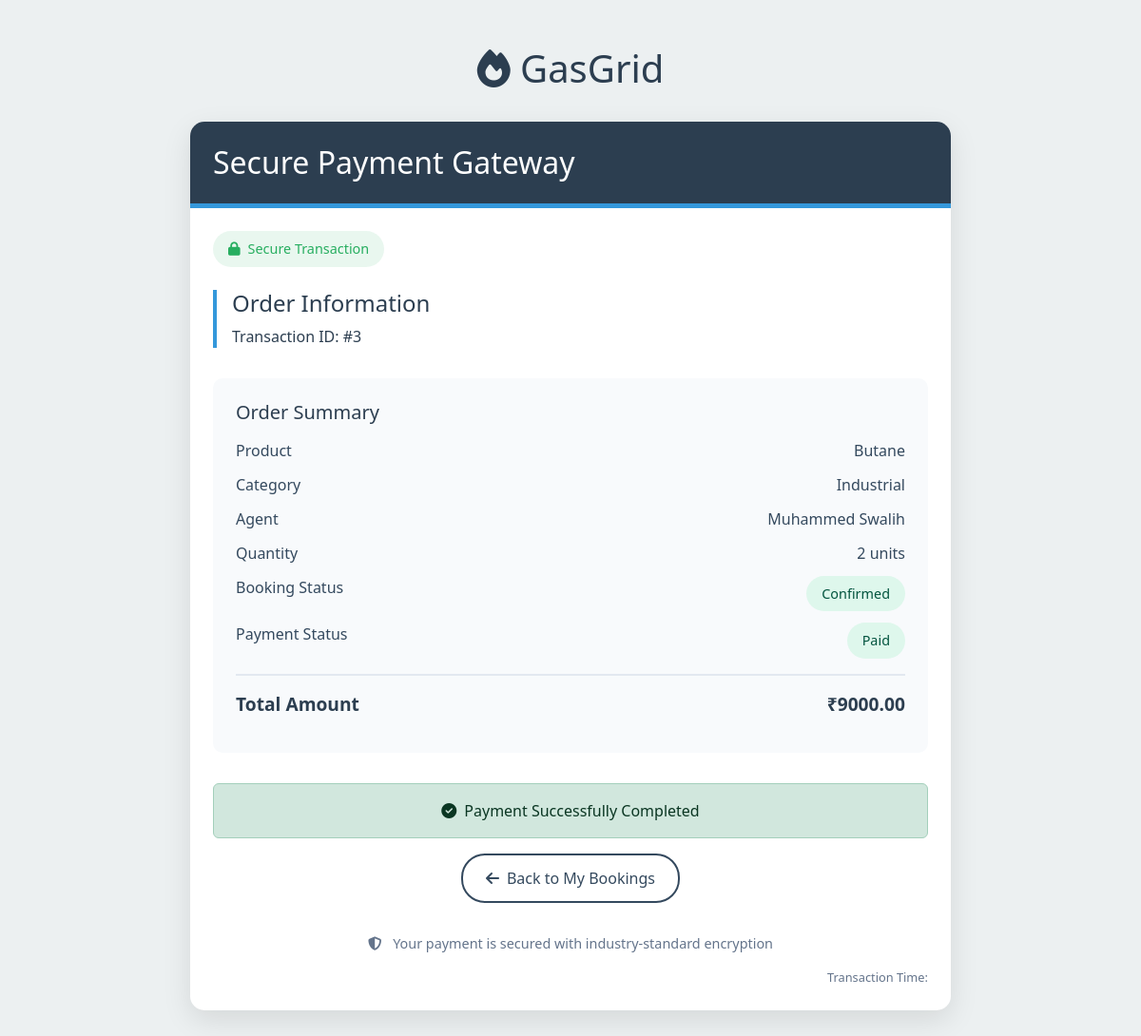
Before: /User/payment/3/ with the older database file.
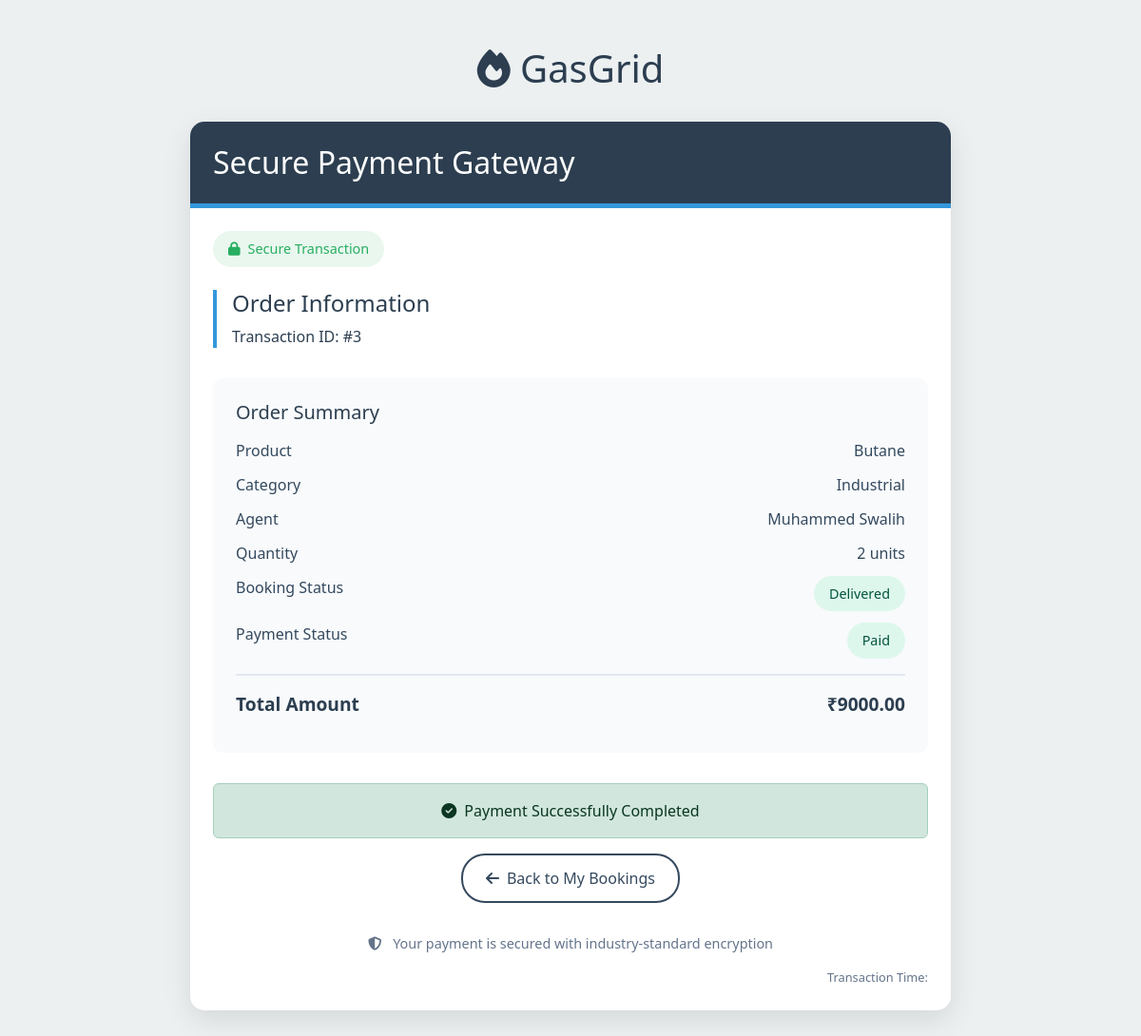
After: the same page with the newer database file.
### User/models.py (models this page shows)
class UserBookGas(models.Model):
    PAYMENT_STATUS_CHOICES = [
        ('Pending', 'Pending'),
        ('Paid', 'Paid'),
        ('Failed', 'Failed'),
    ]
    BOOKING_STATUS_CHOICES = [
        ('Pending', 'Pending'),
        ('Confirmed', 'Confirmed'),
        ('Cancelled', 'Cancelled'),
        ( 'Delivered','Delivered'),
    ]
    user = models.ForeignKey(User, on_delete=models.CASCADE)  # Link to User model
    agent = models.ForeignKey(Agent, on_delete=models.CASCADE)
    gas_product = models.ForeignKey(Gas, on_delete=models.CASCADE)
    quantity = models.PositiveIntegerField()
    booking_date = models.DateTimeField(auto_now_add=True)
    booking_status = models.CharField(max_length=20, choices=BOOKING_STATUS_CHOICES, default='Pending')  # Track booking status
    payment_status = models.CharField(max_length=20, choices=PAYMENT_STATUS_CHOICES, default='Pending')  # Track payment status

### Admin/models.py (models this page shows)
class Gas(models.Model):
    CATEGORY_CHOICES = [
        ('Industrial', 'Industrial'),
        ('Commercial', 'Commercial'),
        ('Medical', 'Medical'),
    ]
    name = models.CharField(max_length=200, unique=True)
    category = models.CharField(max_length=50, choices=CATEGORY_CHOICES)
    quantity = models.PositiveIntegerField(help_text="Quantity available in stock",null=True, blank=True)
    initial_quantity = models.PositiveIntegerField(help_text="Initial quantity added")
    weight= models.CharField(max_length=50)
    retailer_price = models.DecimalField(max_digits=10, decimal_places=2, help_text="Price per unit")
    added_on = models.DateTimeField(auto_now_add=True)

### Agent/models.py (models this page shows)
class Agent(models.Model):
    name = models.CharField(max_length=150)
    email = models.EmailField(unique=True)
    phone_number = models.CharField(max_length=15)
    license_number = models.CharField(max_length=100, unique=True)
    agency_name = models.TextField()
    agency_start_year = models.IntegerField()
    agent_image = models.ImageField(upload_to='agent_images/', blank=True, null=True)
    agent_idproof = models.ImageField(upload_to='idproof_agent/', blank=True, null=True)
    address = models.TextField(blank=True, null=True)
    latitude = models.FloatField(blank=True, null=True)
    longitude = models.FloatField(blank=True, null=True)
    password = models.CharField(max_length=100)  # Storing in plain text (not secure)
    date_registered = models.DateTimeField(auto_now_add=True)
    agent_approved_status = models.IntegerField(default=0)

### User/views.py (the view)
# urls.py: path("payment/<int:booking_id>/", views.agent_payment_page, name="payment_page"),
def payment_page(request, booking_id):
    booking = UserBookGas.objects.get(id=booking_id)
    total_price = booking.quantity * booking.gas_product.retailer_price
    if request.method == "POST":
        booking.payment_status = "Paid"
        booking.save()
        messages.success(request, "Payment successful! Your booking is now complete.")
        return redirect("User:user_booking_details")
    return render(request, "User/payment_page.html", {"booking": booking, "total_price": total_price})

### User/templates/User/payment_page.html (shortened to what this page needs)
<!DOCTYPE html>
<html lang="en">
<head>
    <link href="https://cdn.jsdelivr.net/npm/bootstrap@5.3.0/dist/css/bootstrap.min.css" rel="stylesheet">
    <link href="https://cdnjs.cloudflare.com/ajax/libs/font-awesome/6.4.0/css/all.min.css" rel="stylesheet">
</head>
<body>
    <div class="container py-5">
        <div class="payment-header">
            <h1><i class="fas fa-fire"></i> GasGrid</h1>
        </div>
        <div class="payment-card p-4">
            <div class="payment-title">
                <h2 class="mb-0">Secure Payment Gateway</h2>
            </div>
            <div class="secure-badge">
                <i class="fas fa-lock me-2"></i> Secure Transaction
            </div>
            <div class="payment-info">
                <h4>Order Information</h4>
                <p class="mb-0">Transaction ID: #{{ booking.id }}</p>
            </div>
            <div class="order-summary">
                <h5 class="mb-3">Order Summary</h5>
                <div class="summary-row">
                    <span>Product</span>
                    <span>{{ booking.gas_product.name }}</span>
                </div>
                <div class="summary-row">
                    <span>Category</span>
                    <span>{{ booking.gas_product.category }}</span>
                </div>
                <div class="summary-row">
                    <span>Agent</span>
                    <span>{{ booking.agent.name }}</span>
                </div>
                <div class="summary-row">
                    <span>Quantity</span>
                    <span>{{ booking.quantity }} units</span>
                </div>
                <div class="summary-row">
                    <span>Booking Status</span>
                    <span class="status-badge {% if booking.booking_status == 'Pending' %}status-pending{% else %}status-completed{% endif %}">
                        {{ booking.booking_status }}
                    </span>
                </div>
                <div class="summary-row">
                    <span>Payment Status</span>
                    <span class="status-badge {% if booking.payment_status == 'Pending' %}status-pending{% else %}status-completed{% endif %}">
                        {{ booking.payment_status }}
                    </span>
                </div>
                <div class="summary-row total">
                    <span>Total Amount</span>
                    <span>₹{{ total_price }}</span>
                </div>
            </div>
            {% if booking.payment_status == "Pending" %}
                <form method="post" class="mb-3">
                    {% csrf_token %}
                    <button type="submit" class="btn btn-pay">
                        <i class="fas fa-lock me-2"></i>Pay ₹{{ total_price }}
                    </button>
                </form>
            {% else %}
                <div class="alert alert-success text-center mb-3">
                    <i class="fas fa-check-circle me-2"></i>Payment Successfully Completed
                </div>
            {% endif %}
            <div class="text-center">
                <a href="{% url 'User:user_booking_details' %}" class="btn btn-back">
                    <i class="fas fa-arrow-left me-2"></i>Back to My Bookings
                </a>
            </div>
            <div class="secure-note">
                <i class="fas fa-shield-alt me-2"></i>
                Your payment is secured with industry-standard encryption
            </div>
            <div class="timestamp">
                Transaction Time: {{ current_date }}
            </div>
        </div>
    </div>
</body>
</html>

Changed rows visible on the page:
changed UserBookGas "Paid": booking_status "Confirmed" → "Delivered"
